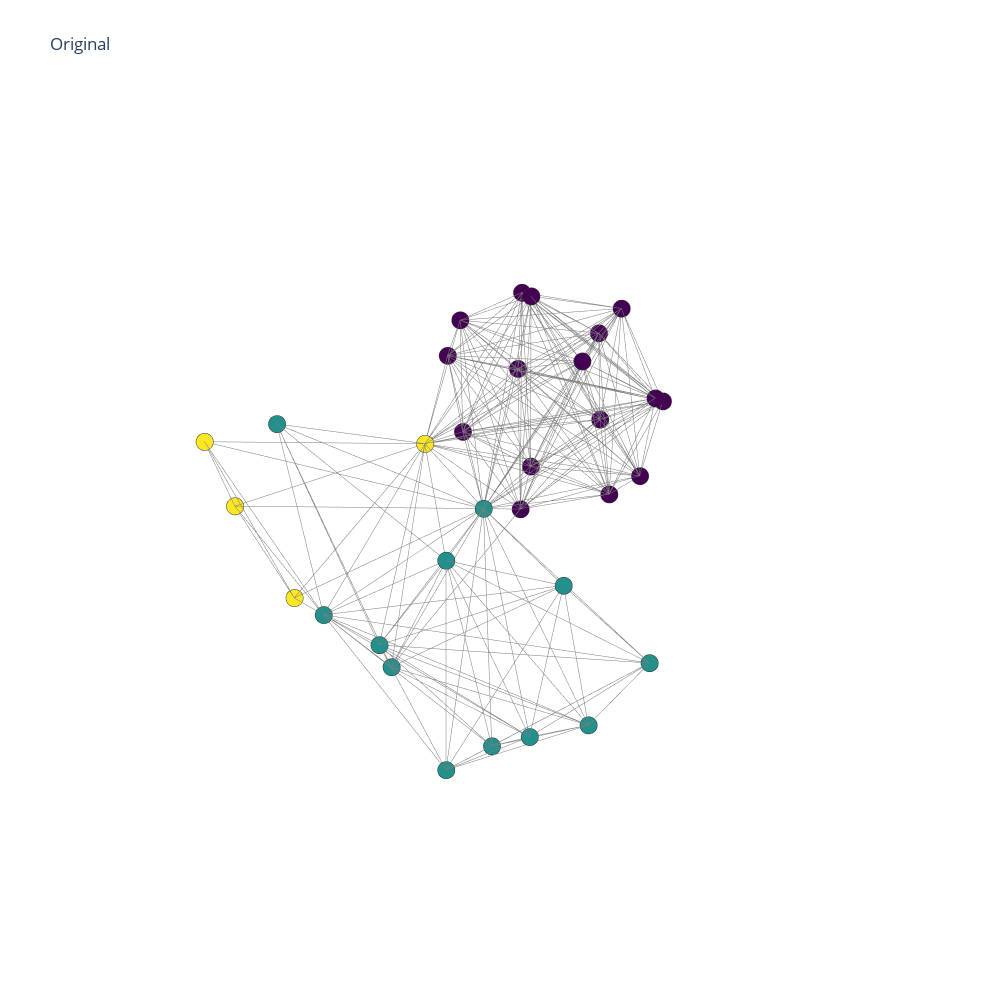

Write notebook code for a chart like this one.
### Code cell
import pandas as pd
import numpy as np
%matplotlib inline
import plotly.graph_objs as go
from  plotly.offline import plot
import chart_studio.plotly as py
import cufflinks as cf
cf.go_offline()
from plotly.offline import download_plotlyjs, init_notebook_mode, plot,iplot
init_notebook_mode(connected='true')
data=[trace1, trace2]
fig=go.Figure(data=data, layout=layout)

iplot(fig, filename='Les-Miserables')

### Figure 1 — Plotly figure (JSON) as saved in the notebook; plotly's stock layout.template omitted (floating-point values rounded to 4 significant figures; data arrays with more than 128 entries replaced by an {"elided": "..."} marker saying what was removed)
{"data": [{"hoverinfo": "none", "line": {"color": "rgb(125,125,125)", "width": 1}, "mode": "lines", "type": "scatter3d", "x": {"elided": "681 float values"}, "y": {"elided": "681 float values"}, "z": {"elided": "681 float values"}}, {"hoverinfo": "text", "marker": {"color": [2, 2, 0, 0, 0, 1, 0, 1, 1, 2, 1, 1, 0, 0, 1, 0, 0, 1, 1, 1, 1, 1, 0, 1, 0, 0, 0, 0, 0, 2, 0, 0], "colorscale": [[0, "#440154"], [0.1111, "#482878"], [0.2222, "#3e4989"], [0.3333, "#31688e"], [0.4444, "#26828e"], [0.5556, "#1f9e89"], [0.6667, "#35b779"], [0.7778, "#6ece58"], [0.8889, "#b5de2b"], [1, "#fde725"]], "line": {"color": "rgb(50,50,50)", "width": 0.5}, "size": 6, "symbol": "circle"}, "mode": "markers", "name": "actors", "text": ["0", "1", "2", "3", "4", "5", "6", "7", "8", "9", "10", "11", "12", "13", "14", "15", "16", "17", "18", "19", "20", "21", "22", "23", "24", "25", "26", "27", "28", "29", "30", "31"], "type": "scatter3d", "x": [4.007, 3.158, -0.06665, -0.8408, 0.04084, 4.21, 0.09783, 3.594, 4.013, 1.515, 2.696, 3.482, -0.8062, -1.387, 3.094, 0.3298, -0.09971, 1.538, 4.15, 2.202, 4.379, 3.563, -1.186, 2.066, -1.32, -0.1601, -1.899, -1.031, -1.984, 3.472, -0.9893, -1.966], "y": [-2.247, -2.029, -0.1192, 1.552, 0.9358, 0.02053, -0.1053, 3.413, 2.427, -0.6405, 1.881, 0.7756, 1.444, -1.624, 3.383, -1.133, -1.912, 0.5647, 0.3537, 3.159, 1.802, 2.066, 0.6164, 3.879, 0.4785, -1.67, 0.9548, -1.215, -0.4411, -2.787, -0.9164, -0.2872], "z": [0.8285, -2.285, 2.314, 1.081, 1.743, 2.123, -1.16, -0.8067, -1.847, 0.4146, -2.916, -1.615, -0.2415, 0.1871, 1.094, 1.763, 0.7763, -0.09716, -0.5387, -1.886, 0.05459, 0.9578, -1.15, -0.3868, 1.93, -0.5265, 0.3859, 1.752, 1.023, -0.7591, -1.232, -0.4692]}], "layout": {"height": 1000, "hovermode": "closest", "margin": {"t": 100}, "scene": {"xaxis": {"showbackground": false, "showgrid": false, "showline": false, "showticklabels": false, "title": {"text": ""}, "zeroline": false}, "yaxis": {"showbackground": false, "showgrid": false, "showline": false, "showticklabels": false, "title": {"text": ""}, "zeroline": false}, "zaxis": {"showbackground": false, "showgrid": false, "showline": false, "showticklabels": false, "title": {"text": ""}, "zeroline": false}}, "showlegend": false, "title": {"text": "Original"}, "width": 1000}}
